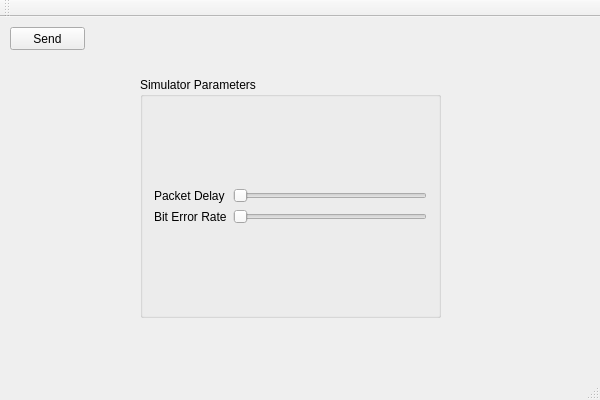
<?xml version="1.0" encoding="UTF-8"?>
<ui version="4.0">
 <class>KindaGoodProtocolClass</class>
 <widget class="QMainWindow" name="KindaGoodProtocolClass">
  <property name="geometry">
   <rect>
    <x>0</x>
    <y>0</y>
    <width>600</width>
    <height>400</height>
   </rect>
  </property>
  <property name="windowTitle">
   <string>KindaGoodProtocol</string>
  </property>
  <widget class="QWidget" name="centralWidget">
   <widget class="QGroupBox" name="groupBox">
    <property name="geometry">
     <rect>
      <x>140</x>
      <y>60</y>
      <width>301</width>
      <height>241</height>
     </rect>
    </property>
    <property name="title">
     <string>Simulator Parameters</string>
    </property>
    <layout class="QGridLayout" name="gridLayout_2">
     <item row="0" column="0">
      <layout class="QGridLayout" name="gridLayout">
       <property name="sizeConstraint">
        <enum>QLayout::SetMaximumSize</enum>
       </property>
       <item row="0" column="0">
        <widget class="QLabel" name="packetDelayLabel">
         <property name="text">
          <string>Packet Delay</string>
         </property>
        </widget>
       </item>
       <item row="1" column="0">
        <widget class="QLabel" name="bitErrorRateLabel">
         <property name="text">
          <string>Bit Error Rate</string>
         </property>
        </widget>
       </item>
       <item row="1" column="1">
        <widget class="QSlider" name="bitErrorRateSlider">
         <property name="orientation">
          <enum>Qt::Horizontal</enum>
         </property>
        </widget>
       </item>
       <item row="0" column="1">
        <widget class="QSlider" name="packetDelaySlider">
         <property name="orientation">
          <enum>Qt::Horizontal</enum>
         </property>
        </widget>
       </item>
      </layout>
     </item>
    </layout>
   </widget>
   <widget class="QPushButton" name="buttonSend">
    <property name="geometry">
     <rect>
      <x>10</x>
      <y>10</y>
      <width>75</width>
      <height>23</height>
     </rect>
    </property>
    <property name="text">
     <string>Send</string>
    </property>
   </widget>
  </widget>
  <widget class="QMenuBar" name="menuBar">
   <property name="geometry">
    <rect>
     <x>0</x>
     <y>0</y>
     <width>600</width>
     <height>18</height>
    </rect>
   </property>
  </widget>
  <widget class="QToolBar" name="mainToolBar">
   <attribute name="toolBarArea">
    <enum>TopToolBarArea</enum>
   </attribute>
   <attribute name="toolBarBreak">
    <bool>false</bool>
   </attribute>
  </widget>
  <widget class="QStatusBar" name="statusBar"/>
 </widget>
 <layoutdefault spacing="6" margin="11"/>
 <resources>
  <include location="KindaGoodProtocol.qrc"/>
 </resources>
 <connections/>
</ui>
